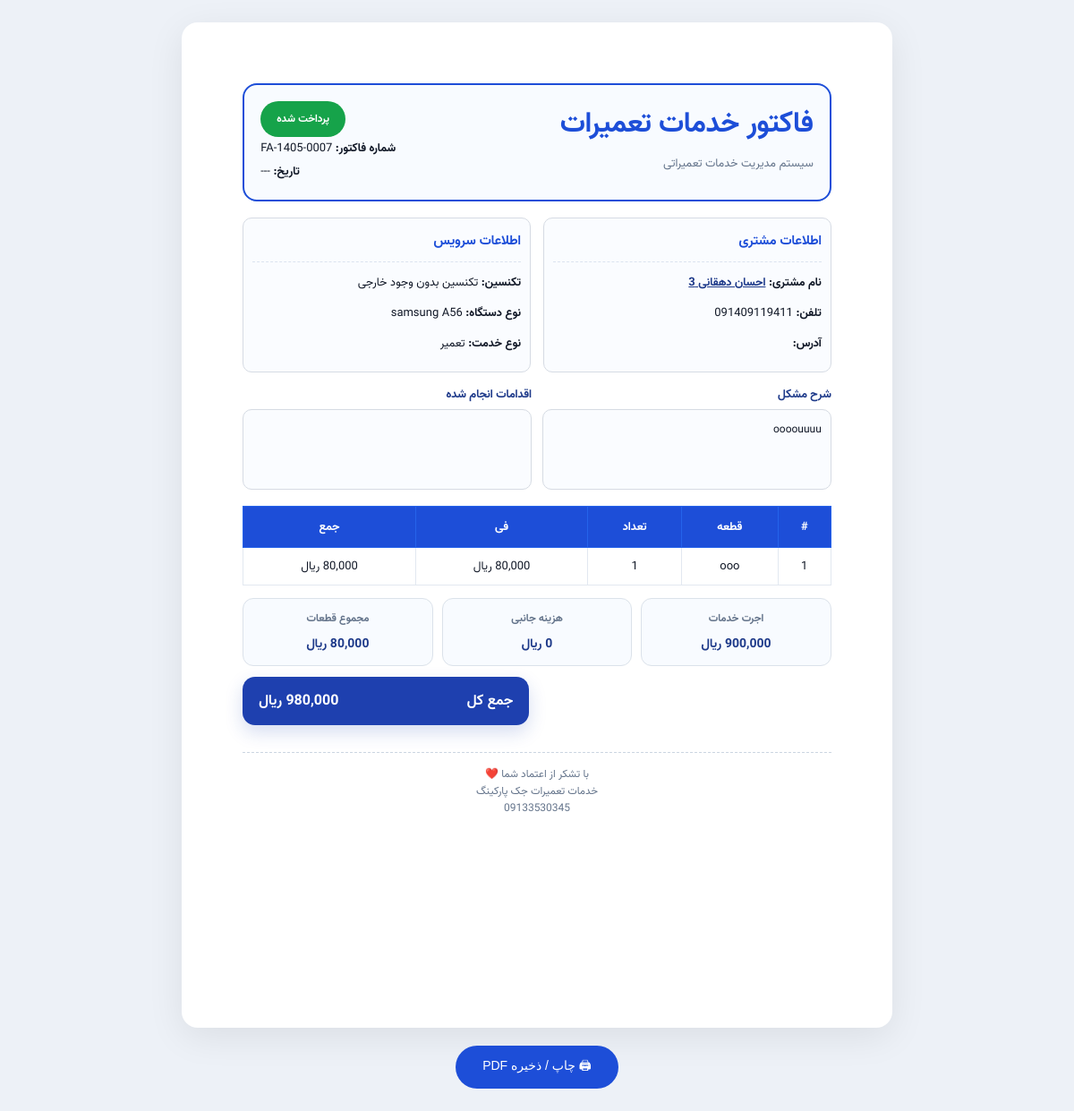
Screenshot of /invoice.php?id=8 (signed in) with the database file from the repository.
### tables this page shows
CREATE TABLE IF NOT EXISTS `repairs` (
  `id` int(11) NOT NULL AUTO_INCREMENT,
  `customer_id` int(11) NOT NULL,
  `device_type_id` int(11) DEFAULT NULL,
  `device_brand` varchar(50) DEFAULT NULL,
  `device_model` varchar(100) DEFAULT NULL,
  `device_serial` varchar(100) DEFAULT NULL,
  `device_year` int(11) DEFAULT NULL,
  `device_location` varchar(255) DEFAULT NULL,
  `service_type_id` int(11) DEFAULT NULL,
  `problem_part` varchar(100) DEFAULT NULL,
  `fault_description` text DEFAULT NULL,
  `solution_description` text DEFAULT NULL,
  `technician_id` int(11) DEFAULT NULL,
  `service_date` date DEFAULT NULL,
  `service_time` time DEFAULT NULL,
  `next_service_date` date DEFAULT NULL,
  `labor_cost` bigint(20) DEFAULT 0,
  `extra_costs` bigint(20) DEFAULT 0,
  `payment_status` enum('paid','unpaid','partial') DEFAULT 'unpaid',
  `invoice_number` varchar(20) DEFAULT NULL,
  `final_status` varchar(50) DEFAULT NULL,
  `technician_notes` text DEFAULT NULL,
  `warranty_months` int(11) DEFAULT NULL,
  `created_at` timestamp NOT NULL DEFAULT current_timestamp(),
  `created_by` int(11) DEFAULT NULL,
  `updated_by` int(11) DEFAULT NULL,
  PRIMARY KEY (`id`),
  UNIQUE KEY `invoice_number` (`invoice_number`),
  KEY `customer_id` (`customer_id`),
  KEY `device_type_id` (`device_type_id`),
  KEY `service_type_id` (`service_type_id`),
  KEY `technician_id` (`technician_id`),
  KEY `repairs_created_by_fk` (`created_by`),
  KEY `repairs_updated_by_fk` (`updated_by`),
  CONSTRAINT `repairs_created_by_fk` FOREIGN KEY (`created_by`) REFERENCES `users` (`id`) ON DELETE SET NULL,
  CONSTRAINT `repairs_ibfk_1` FOREIGN KEY (`customer_id`) REFERENCES `customers` (`id`) ON DELETE CASCADE,
  CONSTRAINT `repairs_ibfk_2` FOREIGN KEY (`device_type_id`) REFERENCES `device_types` (`id`) ON DELETE SET NULL,
  CONSTRAINT `repairs_ibfk_3` FOREIGN KEY (`service_type_id`) REFERENCES `service_types` (`id`) ON DELETE SET NULL,
  CONSTRAINT `repairs_ibfk_4` FOREIGN KEY (`technician_id`) REFERENCES `technicians` (`id`) ON DELETE SET NULL,
  CONSTRAINT `repairs_updated_by_fk` FOREIGN KEY (`updated_by`) REFERENCES `users` (`id`) ON DELETE SET NULL
);

CREATE TABLE IF NOT EXISTS `customers` (
  `id` int(11) NOT NULL AUTO_INCREMENT,
  `name` varchar(255) NOT NULL,
  `phone` varchar(20) NOT NULL,
  `phone2` varchar(20) DEFAULT NULL,
  `address` text DEFAULT NULL,
  `customer_type` enum('personal','company') DEFAULT 'personal',
  `company_name` varchar(255) DEFAULT NULL,
  `email` varchar(100) DEFAULT NULL,
  `notes` text DEFAULT NULL,
  PRIMARY KEY (`id`)
);

CREATE TABLE IF NOT EXISTS `technicians` (
  `id` int(11) NOT NULL AUTO_INCREMENT,
  `name` varchar(100) NOT NULL,
  `phone` varchar(20) DEFAULT NULL,
  PRIMARY KEY (`id`)
);

CREATE TABLE IF NOT EXISTS `device_types` (
  `id` int(11) NOT NULL AUTO_INCREMENT,
  `name` varchar(100) NOT NULL,
  PRIMARY KEY (`id`)
);

CREATE TABLE IF NOT EXISTS `service_types` (
  `id` int(11) NOT NULL AUTO_INCREMENT,
  `name` varchar(100) NOT NULL,
  PRIMARY KEY (`id`)
);

CREATE TABLE IF NOT EXISTS `repair_parts` (
  `id` int(11) NOT NULL AUTO_INCREMENT,
  `repair_id` int(11) NOT NULL,
  `part_id` int(11) NOT NULL,
  `quantity` int(11) DEFAULT 1,
  `unit_price` bigint(20) DEFAULT 0,
  `purchase_price` bigint(20) DEFAULT 0,
  PRIMARY KEY (`id`),
  KEY `repair_id` (`repair_id`),
  KEY `part_id` (`part_id`),
  CONSTRAINT `repair_parts_ibfk_1` FOREIGN KEY (`repair_id`) REFERENCES `repairs` (`id`) ON DELETE CASCADE,
  CONSTRAINT `repair_parts_ibfk_2` FOREIGN KEY (`part_id`) REFERENCES `parts` (`id`) ON DELETE CASCADE
);

CREATE TABLE IF NOT EXISTS `parts` (
  `id` int(11) NOT NULL AUTO_INCREMENT,
  `name` varchar(255) NOT NULL,
  `stock` int(11) DEFAULT 0,
  `default_purchase_price` bigint(20) DEFAULT NULL,
  `default_sale_price` bigint(20) DEFAULT NULL,
  PRIMARY KEY (`id`)
);

### functions.php (called while the page is built, shortened)
<?php
function format_rial($number) {
    return number_format($number, 0, '.', ',') . ' ریال';
}
?>

### invoice.php (the view, shortened to what this page needs)
<?php
require_once __DIR__ . '/config.php';
$id = $_GET['id'] ?? 0;
$stmt = $pdo->prepare("
SELECT
    r.*,
    c.name AS customer_name,
    c.phone AS customer_phone,
    t.name AS technician_name,
    dt.name AS device_type,
    st.name AS service_type
FROM repairs r
LEFT JOIN customers c ON r.customer_id = c.id
LEFT JOIN technicians t ON r.technician_id = t.id
LEFT JOIN device_types dt ON r.device_type_id = dt.id
LEFT JOIN service_types st ON r.service_type_id = st.id
WHERE r.id = ?
");
$stmt->execute([$id]);
$invoice = $stmt->fetch(PDO::FETCH_ASSOC);
$partsStmt = $pdo->prepare("
SELECT
    p.name,
    rp.quantity,
    rp.unit_price
FROM repair_parts rp
JOIN parts p ON rp.part_id = p.id
WHERE rp.repair_id = ?
");
$partsStmt->execute([$id]);
$parts = $partsStmt->fetchAll(PDO::FETCH_ASSOC);
$totalParts = 0;
foreach ($parts as $p) {
    $totalParts += $p['quantity'] * $p['unit_price'];
}
$laborCost  = (int)$invoice['labor_cost'];
$extraCosts = (int)$invoice['extra_costs'];
$grandTotal = $laborCost + $extraCosts + $totalParts;
?>
<!DOCTYPE html>
<html lang="fa" dir="rtl">
<head>
<link rel="stylesheet" href="invoice.css">
</head>
<body>
<div class="invoice-page">
    <div class="header">
        <div class="header-right">
            <h1>فاکتور خدمات تعمیرات</h1>
            <p>
                سیستم مدیریت خدمات تعمیراتی
            </p>
        </div>
        <div class="header-left">
            <?php
$isPaid = ($invoice['payment_status'] ?? '') === 'paid';
?>
<div class="status-badge <?= $isPaid ? 'paid' : 'unpaid' ?>">
    <?= $isPaid ? 'پرداخت شده' : 'پرداخت نشده' ?>
</div>
            <div>
                <strong>شماره فاکتور:</strong>
                <?= htmlspecialchars($invoice['invoice_number']) ?>
            </div>
            <div>
                <strong>تاریخ:</strong>
                <?= $invoice['service_date']
                    ? get_jalali_date_str(strtotime($invoice['service_date']))
                    : '---' ?>
            </div>
        </div>
    </div>
    <div class="grid">
        <div class="box">
            <h3>اطلاعات مشتری</h3>
            <p>
                <strong>نام مشتری:</strong>
                <a href="customer_profile.php?id=<?= $invoice['customer_id'] ?>" style="color:#1e3a8a; font-weight:700;"><?= htmlspecialchars($invoice['customer_name']) ?></a>
            </p>
            <p>
                <strong>تلفن:</strong>
                <?= htmlspecialchars($invoice['customer_phone']) ?>
            </p>
            <p>
                <strong>آدرس:</strong>
            </p>
        </div>
        <div class="box">
            <h3>اطلاعات سرویس</h3>
            <p>
                <strong>تکنسین:</strong>
                <?= htmlspecialchars($invoice['technician_name']) ?>
            </p>
            <p>
                <strong>نوع دستگاه:</strong>
                <?= htmlspecialchars($invoice['device_type']) ?>
            </p>
            <p>
                <strong>نوع خدمت:</strong>
                <?= htmlspecialchars($invoice['service_type']) ?>
            </p>
        </div>
    </div>
    <div class="double-section">
    <div class="section-box">
        <div class="section-title">شرح مشکل</div>
        <div class="box">
            <?= nl2br(htmlspecialchars($invoice['fault_description'] ?? '---')) ?>
        </div>
    </div>
    <div class="section-box">
        <div class="section-title">اقدامات انجام شده</div>
        <div class="box">
        </div>
    </div>
</div>
    <?php if(!empty($parts)): ?>
    <table class="parts-table">
        <thead>
        <tr>
            <th>#</th>
            <th>قطعه</th>
            <th>تعداد</th>
            <th>فی</th>
            <th>جمع</th>
        </tr>
        </thead>
        <tbody>
        <?php foreach($parts as $index => $part): ?>
            <?php
            $rowTotal =
                $part['quantity']
                *
                $part['unit_price'];
            ?>
            <tr>
                <td><?= $index + 1 ?></td>
                <td>
                    <?= htmlspecialchars($part['name']) ?>
                </td>
                <td>
                    <?= number_format($part['quantity']) ?>
                </td>
                <td>
                    <?= number_format($part['unit_price']) ?> ریال
                </td>
                <td>
                    <?= number_format($rowTotal) ?> ریال
                </td>
            </tr>
        <?php endforeach; ?>
        </tbody>
    </table>
    <?php endif; ?>
    <div class="totals-wrapper">
    <div class="mini-totals">
        <div class="mini-card">
            <div class="mini-title">اجرت خدمات</div>
            <div class="mini-value">
                <?= format_rial($invoice['labor_cost']) ?>
            </div>
        </div>
        <div class="mini-card">
            <div class="mini-title">هزینه جانبی</div>
            <div class="mini-value">
                <?= format_rial($invoice['extra_costs']) ?>
            </div>
        </div>
        <div class="mini-card">
            <div class="mini-title">مجموع قطعات</div>
            <div class="mini-value">
                <?= format_rial($totalParts) ?>
            </div>
        </div>
    </div>
    <div class="grand-total">
        <span>جمع کل</span>
        <strong>
            <?= format_rial($grandTotal) ?>
        </strong>
    </div>
</div>
    <div class="footer">
        با تشکر از اعتماد شما ❤️
        <br>
        خدمات تعمیرات جک پارکینگ
        <br>
        09133530345
    </div>
</div>
<div class="no-print">
    <button
        class="print-btn"
        onclick="window.print();"
    >
        🖨 چاپ / ذخیره PDF
    </button>
</div>
</body>
</html>

### invoice.css (style rules this page uses)
* { margin:0; padding:0; box-sizing:border-box; }
body { background:#edf1f7; font-family:Vazir; direction:rtl; padding:25px; color:#111827; }
.invoice-page { width:210mm; min-height:297mm; margin:auto; background:#fff; border-radius:18px; padding:18mm; box-shadow:0 10px 40px rgba(0,0,0,.08); }
.header { display:flex; justify-content:space-between; align-items:flex-start; border:2px solid #1d4ed8; border-radius:16px; padding:18px; margin-bottom:18px; background:#f8fbff; }
.header-right h1 { font-size:32px; color:#1d4ed8; margin-bottom:8px; }
.header-right p { color:#64748b; font-size:13px; }
.header-left { text-align:left; font-size:13px; line-height:2; }
.grid { display:grid; grid-template-columns:1fr 1fr; gap:14px; margin-bottom:14px; }
.box { border:1px solid #dbe3ef; border-radius:14px; padding:14px; }
.box h3 { margin-bottom:10px; color:#1d4ed8; font-size:15px; border-bottom:1px dashed #dbe3ef; padding-bottom:8px; }
.box p { margin:8px 0; font-size:13px; line-height:2; }
.section-title { margin-bottom:8px; color:#1e3a8a; font-size:14px; font-weight:bold; }
.parts-table { width:100%; border-collapse:collapse; margin-top:18px; font-size:13px; }
.parts-table thead { background:#1d4ed8; -webkit-print-color-adjust:exact; print-color-adjust:exact; }
.parts-table th { color:#fff; padding:12px 8px; border:1px solid #2563eb; }
.parts-table td { border:1px solid #e2e8f0; padding:10px 8px; text-align:center; }
.footer { margin-top:30px; text-align:center; border-top:1px dashed #cbd5e1; padding-top:14px; font-size:12px; color:#64748b; }
.no-print { text-align:center; margin-top:20px; }
.print-btn { border:none; background:#1d4ed8; color:#fff; padding:12px 30px; border-radius:40px; font-size:14px; cursor:pointer; }
.double-section { display:flex; gap:12px; margin-top:12px; }
.section-box { flex:1; }
.section-title { font-size:13px; font-weight:700; color:#1e3a8a; margin-bottom:6px; }
.box { border:1px solid #d6dbe3; border-radius:10px; padding:10px; min-height:90px; background:#fafcff; line-height:2; font-size:12px; }
.totals-wrapper { margin-top:14px; }
.mini-totals { display:flex; gap:10px; margin-bottom:12px; }
.mini-card { flex:1; border:1px solid #dbe2ea; border-radius:12px; background:#f8fbff; padding:12px; text-align:center; }
.mini-title { font-size:12px; color:#64748b; margin-bottom:8px; font-weight:700; }
.mini-value { font-size:14px; font-weight:800; color:#1e3a8a; }
.grand-total { width:320px; margin-right:auto; background:#1e40af; color:#fff; border-radius:14px; padding:14px 18px; display:flex; justify-content:space-between; align-items:center; font-size:16px; font-weight:800; box-shadow:0 8px 20px rgba(30,64,175,.18); -webkit-print-color-adjust:exact; print-color-adjust:exact; }
.status-badge { padding:8px 18px; border-radius:30px; color:#fff; font-size:12px; font-weight:800; display:inline-block; -webkit-print-color-adjust:exact; print-color-adjust:exact; }
.status-badge.paid { background:#16a34a; }

### rows the page displays
repairs: invoice_number "FA-1405-0007", customer.name "احسان دهقانی 3", customer.phone "091409119411", technician.name "تکنسین بدون وجود خارجی", device_type.name "samsung A56", service_type.name "تعمیر", fault_description "oooouuuu", labor_cost "900,000 ریال", extra_costs "0 ریال", format_rial($grandTotal) "980,000 ریال"
repair_parts: part.name "ooo", quantity "1", unit_price "80,000"

### other values shown
format_rial($totalParts) "80,000 ریال"
